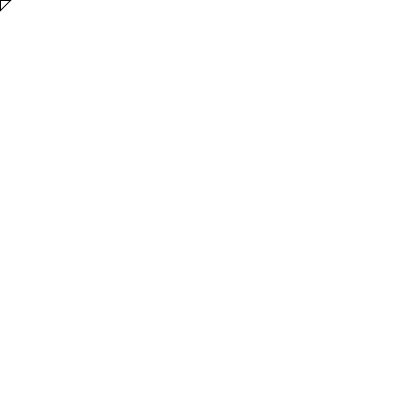
Frame 1 (no input)
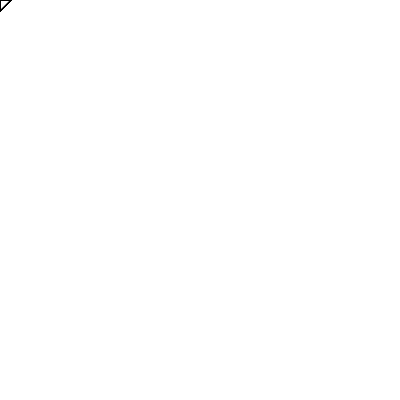
Frame 60 (the mouse pressed at the canvas centre just before this capture)
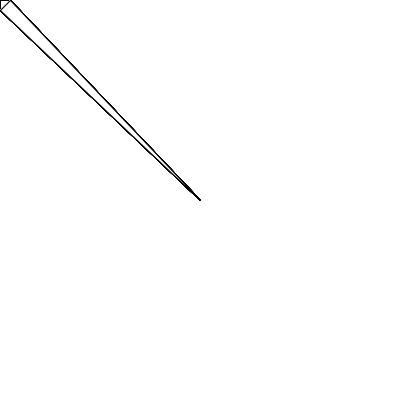
Frame 120 (the mouse held since frame 60 and released just before this capture)

The Processing sketch that drew these frames (run headless with seeded random() and noise(); from frame 60 on, the mouse is pressed at the canvas centre):

// Processing sketch: processing_71266
// ── processing_71266.pde

int counter;

void setup() {  //setup function called initially, only once
  size(400, 400);
  background(255);  //set background white

}

void draw() {  //draw function loops 
 triangle(mouseX,mouseY,10,0,0,10);
}
